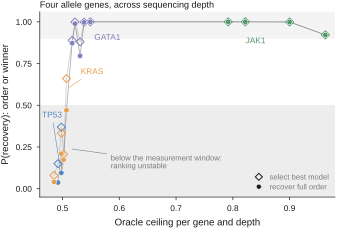

Python code for this plot:
"""Figure 5g - The benchmark-validity transition.

Data-direct. Source (committed): results/_remote/unified/controlled_recovery.csv
(loaded via remote_data.controlled()). Each row is a gene x sequencing-depth cell
with the oracle ceiling PDS attainable at that depth and two recovery probabilities
from the controlled-perturbation simulation:
  - P_correct_order : probability the benchmark recovers the full true ranking of
    the graded synthetic predictors ("recover full order").
  - P_winner        : probability it merely selects the single best model
    ("select best model").
Both are plotted against the oracle ceiling (x). The message: below the measurement
window (ceiling near the 0.5 floor, i.e. TP53/KRAS) both probabilities are low and a
leaderboard is unstable; once the ceiling clears ~0.52-0.55 (GATA1) both jump toward
1, and by 0.79+ (JAK1) recovery is essentially certain. Selecting a winner is always
easier than recovering the full order, so its curve leads.

Legend economy: the gene colour key that used to sit inside this panel is removed.
The TP53/KRAS/GATA1/JAK1 colour mapping is already established by direct labels in
panels b, c and f, and the four gene groups are direct-labelled here too, so the
panel now carries exactly one key (the metric key) and the figure carries no
repeated gene legend. Marker shape encodes the metric; fill follows the same rule as
panel b, filled = the primary/limiting quantity, open = the secondary one.

Axis limits and ticks are identical to panel f so the two panels share one
oracle-ceiling axis, but the title and the x-axis label make the unit of analysis
explicit, because g is NOT panel f re-plotted: f is one point per DATASET at a
matched shallow depth (nine benchmarks, one metric), whereas g is one point per
GENE x SEQUENCING DEPTH for the four allele genes (15 cells, depth 25 to 250) and
carries two metrics. Where the two appear to overlap they disagree by construction
(GATA1 resolution 0.512 in f versus P_correct_order 0.989 at depth 50 here).

Run:  python fig5g_validity.py  ->  fig5g_validity.pdf (+ .png)
Vector check:  pdfimages -list fig5g_validity.pdf | tail -n +3 | wc -l  # -> 0
"""
from __future__ import annotations

import os
import sys

import numpy as np

sys.path.insert(0, os.path.dirname(os.path.dirname(os.path.abspath(__file__))))
import nm_style as S
import remote_data as D

# marker style per metric (shape encodes the metric; colour encodes the gene)
ORDER_C = S.INK           # trend colour for "recover full order"
WINNER_C = S.GREY         # trend colour for "select best model" (house grey)


def _trend(ax, x, y, color):
    """Light monotone-ish guide: sort by x, connect, no markers."""
    o = np.argsort(x)
    ax.plot(np.asarray(x)[o], np.asarray(y)[o], "-", color=color,
            lw=0.6, alpha=0.35, zorder=1)


def main() -> None:
    S.apply_rcparams()
    df = D.controlled().copy()

    # height net of the panel title, so the placed height is unchanged (57.9 mm)
    fig, ax = S.panel(96.9, 61.2)

    # Same two regime bands as panel f, on the same y-axis, in the same row: they
    # are labelled once (in f) and not repeated here, which is the point.
    ax.axhspan(0.90, 1.06, color="#F4F4F4", alpha=1.0, zorder=0)
    ax.axhspan(-0.05, 0.50, color="#EDEDED", alpha=1.0, zorder=0)

    x = df.ceiling_pds.to_numpy()
    # light trend lines (one per metric)
    _trend(ax, x, df.P_winner.to_numpy(), WINNER_C)
    _trend(ax, x, df.P_correct_order.to_numpy(), ORDER_C)

    # points: colour = gene, shape = metric
    for _, r in df.iterrows():
        gc = S.GENE_COLORS[r.gene]
        # "select best model" - open diamond (upper series)
        ax.scatter([r.ceiling_pds], [r.P_winner], s=17, marker="D",
                   facecolor="none", edgecolor=gc, linewidths=0.7, zorder=3)
        # "recover full order" - filled circle
        ax.scatter([r.ceiling_pds], [r.P_correct_order], s=15, marker="o",
                   facecolor=gc, edgecolor="white", linewidths=0.35, zorder=4)

    # regime annotation on the crowded low-ceiling cluster
    ax.annotate("below the measurement window:\nranking unstable",
                xy=(0.512, 0.24), xytext=(0.585, 0.16), fontsize=5.5,
                color=S.GREY, ha="left", va="center", linespacing=1.2,
                arrowprops=dict(arrowstyle="-", lw=0.4, color=S.GREY,
                                shrinkA=1, shrinkB=2))

    # ---- direct gene labels (no gene legend; see module docstring) ----------
    # Each label is placed next to its own group; TP53 and KRAS share a very narrow
    # ceiling range, so both use a short leader line into their own points.
    from matplotlib.lines import Line2D
    lead = dict(arrowstyle="-", lw=0.4, shrinkA=1, shrinkB=2)
    ax.annotate("TP53", xy=(0.4955, 0.135), xytext=(0.464, 0.44), fontsize=6,
                color=S.GENE_COLORS["TP53"], ha="left", va="center",
                arrowprops=dict(color=S.GENE_COLORS["TP53"], **lead))
    ax.annotate("KRAS", xy=(0.5085, 0.600), xytext=(0.532, 0.70), fontsize=6,
                color=S.GENE_COLORS["KRAS"], ha="left", va="center",
                arrowprops=dict(color=S.GENE_COLORS["KRAS"], **lead))
    ax.text(0.556, 0.905, "GATA1", fontsize=6, color=S.GENE_COLORS["GATA1"],
            ha="left", va="center")
    ax.text(0.840, 0.885, "JAK1", fontsize=6, color=S.GENE_COLORS["JAK1"],
            ha="center", va="center")

    # --- metric legend: shape encodes the metric (gene colour neutralised) ---
    leg_h = [
        Line2D([0], [0], marker="D", markerfacecolor="none", markeredgecolor=S.INK,
               markeredgewidth=0.7, markersize=3.6, linestyle="none",
               label="select best model"),
        Line2D([0], [0], marker="o", markerfacecolor=S.INK, markeredgecolor="white",
               markeredgewidth=0.35, markersize=3.6, linestyle="none",
               label="recover full order"),
    ]
    leg = ax.legend(handles=leg_h, loc="lower right", handletextpad=0.4,
                    labelspacing=0.35, borderpad=0.3, fontsize=5.5,
                    labelcolor=S.GREY)
    leg.get_frame().set_linewidth(0.0)

    ax.set_title("Four allele genes, across sequencing depth", fontsize=6.5,
                 loc="left", pad=3)
    ax.set_xlabel("Oracle ceiling per gene and depth")
    ax.set_ylabel("P(recovery): order or winner")
    ax.set_xlim(0.46, 0.98)
    ax.set_ylim(-0.05, 1.06)
    ax.set_yticks([0, 0.25, 0.5, 0.75, 1.0])
    ax.set_xticks([0.5, 0.6, 0.7, 0.8, 0.9])
    S.despine(ax)
    ax.tick_params(length=2.2)

    S.save(fig, os.path.join(os.path.dirname(os.path.abspath(__file__)),
                             "fig5g_validity"))
    print(df[["gene", "depth_m", "ceiling_pds",
              "P_correct_order", "P_winner"]].to_string(index=False))


if __name__ == "__main__":
    main()
